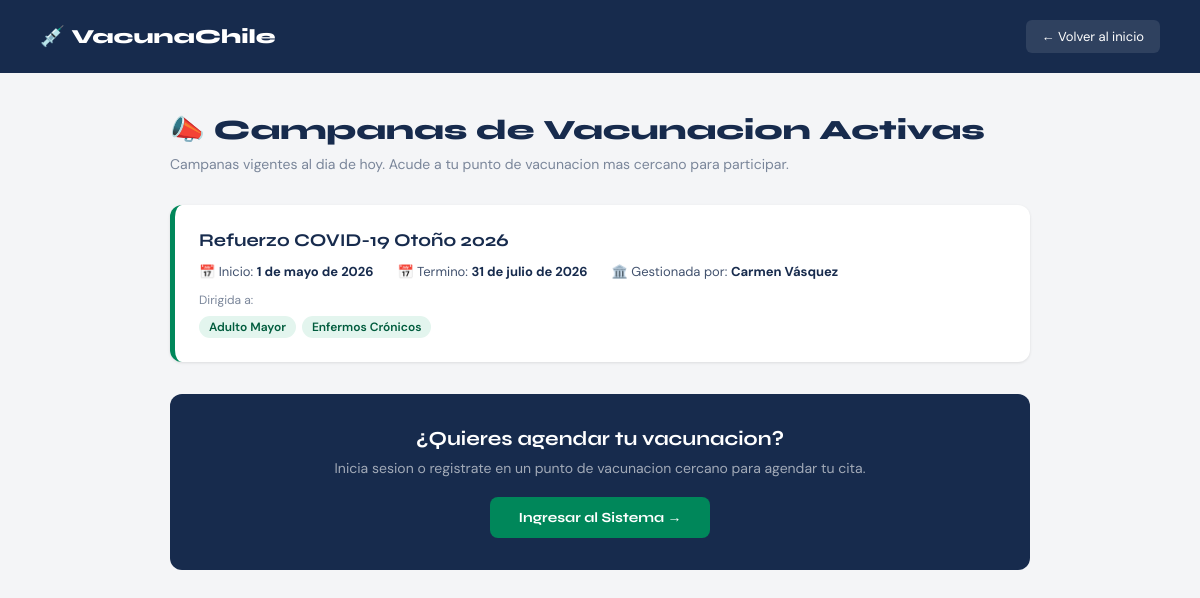
/campanas-activas/, run on the app's committed database.
### vacunacion/models.py (models this page shows, shortened)
class Campana(models.Model):
    idCampana = models.AutoField(primary_key=True)
    nombre = models.CharField(max_length=150)
    fechaInicio = models.DateField()
    fechaTermino = models.DateField()
    grupos_riesgo = models.ManyToManyField(GrupoRiesgo, blank=True, related_name='campanas')
    gestionada_por = models.ForeignKey(
        PersonalMinsal, on_delete=models.SET_NULL, null=True, related_name='campanas'
    )
    class Meta:
        verbose_name = "Campaña"
        verbose_name_plural = "Campañas"

class PersonalMinsal(models.Model):
    usuario = models.OneToOneField(Usuario, on_delete=models.CASCADE, related_name='minsal')
    rut = models.CharField(max_length=12, unique=True)
    nombre = models.CharField(max_length=100)
    class Meta:
        verbose_name = "Personal MINSAL"
        verbose_name_plural = "Personal MINSAL"

class GrupoRiesgo(models.Model):
    idGroup = models.AutoField(primary_key=True)
    nombre = models.CharField(max_length=100)
    descripcion = models.TextField()
    class Meta:
        verbose_name = "Grupo de Riesgo"
        verbose_name_plural = "Grupos de Riesgo"

### vacunacion/views.py (the view)
# urls.py: path('campanas-activas/', views.campanas_publicas, name='campanas_publicas'),
def campanas_publicas(request):
    campanas = Campana.objects.filter(
        fechaTermino__gte=timezone.now().date()
    ).prefetch_related('grupos_riesgo').order_by('fechaInicio')
    return render(request, 'vacunacion/campanas_publicas.html', {'campanas': campanas})

### vacunacion/templates/vacunacion/campanas_publicas.html (shortened to what this page needs)
<!DOCTYPE html>
<html lang="es">
<head>
</head>
<body>
<div class="header">
    <div class="header-logo">💉 VacunaChile</div>
    <a href="{% url 'login' %}" class="btn-back">← Volver al inicio</a>
</div>
<div class="content">
    <h1 class="page-title">📣 Campanas de Vacunacion Activas</h1>
    <p class="page-sub">Campanas vigentes al dia de hoy. Acude a tu punto de vacunacion mas cercano para participar.</p>
    {% if campanas %}
        {% for c in campanas %}
        <div class="campana-card">
            <div class="campana-nombre">{{ c.nombre }}</div>
            <div class="campana-meta">
                <div class="meta-item">📅 Inicio: <strong>{{ c.fechaInicio }}</strong></div>
                <div class="meta-item">📅 Termino: <strong>{{ c.fechaTermino }}</strong></div>
                {% if c.gestionada_por %}
                <div class="meta-item">🏛️ Gestionada por: <strong>{{ c.gestionada_por.nombre }}</strong></div>
                {% endif %}
            </div>
            {% if c.grupos_riesgo.all %}
            <div style="font-size:12px; color:#7A869A; margin-bottom:6px;">Dirigida a:</div>
            <div class="grupos">
                {% for g in c.grupos_riesgo.all %}
                <span class="badge">{{ g.nombre }}</span>
                {% endfor %}
            </div>
            {% endif %}
        </div>
        {% endfor %}
    {% else %}
    <div class="empty">
        <div class="icon">📭</div>
        <p>No hay campanas de vacunacion activas en este momento.</p>
    </div>
    {% endif %}
    <div class="cta">
        <h3>¿Quieres agendar tu vacunacion?</h3>
        <p>Inicia sesion o registrate en un punto de vacunacion cercano para agendar tu cita.</p>
        <a href="{% url 'login' %}" class="btn-login">Ingresar al Sistema →</a>
    </div>
</div>
</body>
</html>

### vacunacion/templates/vacunacion/campanas_publicas.html (style rules this page uses)
*, *::before, *::after { box-sizing: border-box; margin: 0; padding: 0; }
body { font-family: 'DM Sans', sans-serif; background: #F4F5F7; min-height: 100vh; }
.header { background: #172B4D; padding: 20px 40px; display: flex; align-items: center; justify-content: space-between; }
.header-logo { font-family: 'Syne', sans-serif; font-size: 20px; font-weight: 800; color: white; display: flex; align-items: center; gap: 10px; }
.btn-back { display: inline-flex; align-items: center; gap: 6px; padding: 8px 16px; background: rgba(255,255,255,0.1); color: white; border-radius: 6px; text-decoration: none; font-size: 13px; transition: background 0.15s; }
.content { max-width: 900px; margin: 0 auto; padding: 40px 20px; }
.page-title { font-family: 'Syne', sans-serif; font-size: 28px; font-weight: 800; color: #172B4D; margin-bottom: 8px; }
.page-sub { font-size: 14px; color: #7A869A; margin-bottom: 32px; }
.campana-card { background: white; border-radius: 12px; padding: 24px; margin-bottom: 16px; box-shadow: 0 1px 3px rgba(0,0,0,0.1); border-left: 5px solid #00875A; }
.campana-nombre { font-family: 'Syne', sans-serif; font-size: 18px; font-weight: 700; color: #172B4D; margin-bottom: 12px; }
.campana-meta { display: flex; gap: 24px; flex-wrap: wrap; margin-bottom: 12px; }
.meta-item { font-size: 13px; color: #42526E; }
.meta-item strong { color: #172B4D; }
.grupos { display: flex; flex-wrap: wrap; gap: 6px; margin-top: 8px; }
.badge { display: inline-flex; padding: 3px 10px; background: #E3F5EE; color: #005C3D; border-radius: 20px; font-size: 12px; font-weight: 600; }
.cta { background: #172B4D; border-radius: 12px; padding: 32px; text-align: center; margin-top: 32px; }
.cta h3 { font-family: 'Syne', sans-serif; font-size: 20px; font-weight: 700; color: white; margin-bottom: 8px; }
.cta p { color: rgba(255,255,255,0.6); font-size: 14px; margin-bottom: 20px; }
.btn-login { display: inline-flex; padding: 12px 28px; background: #00875A; color: white; border-radius: 8px; text-decoration: none; font-family: 'Syne', sans-serif; font-weight: 700; font-size: 14px; transition: background 0.15s; }

### data on the page
Campana: nombre "Refuerzo COVID-19 Otoño 2026", fechaInicio "1 de mayo de 2026", fechaTermino "31 de julio de 2026", gestionada_por.nombre "Carmen Vásquez"
GrupoRiesgo: nombre "Adulto Mayor"
GrupoRiesgo: nombre "Enfermos Crónicos"
